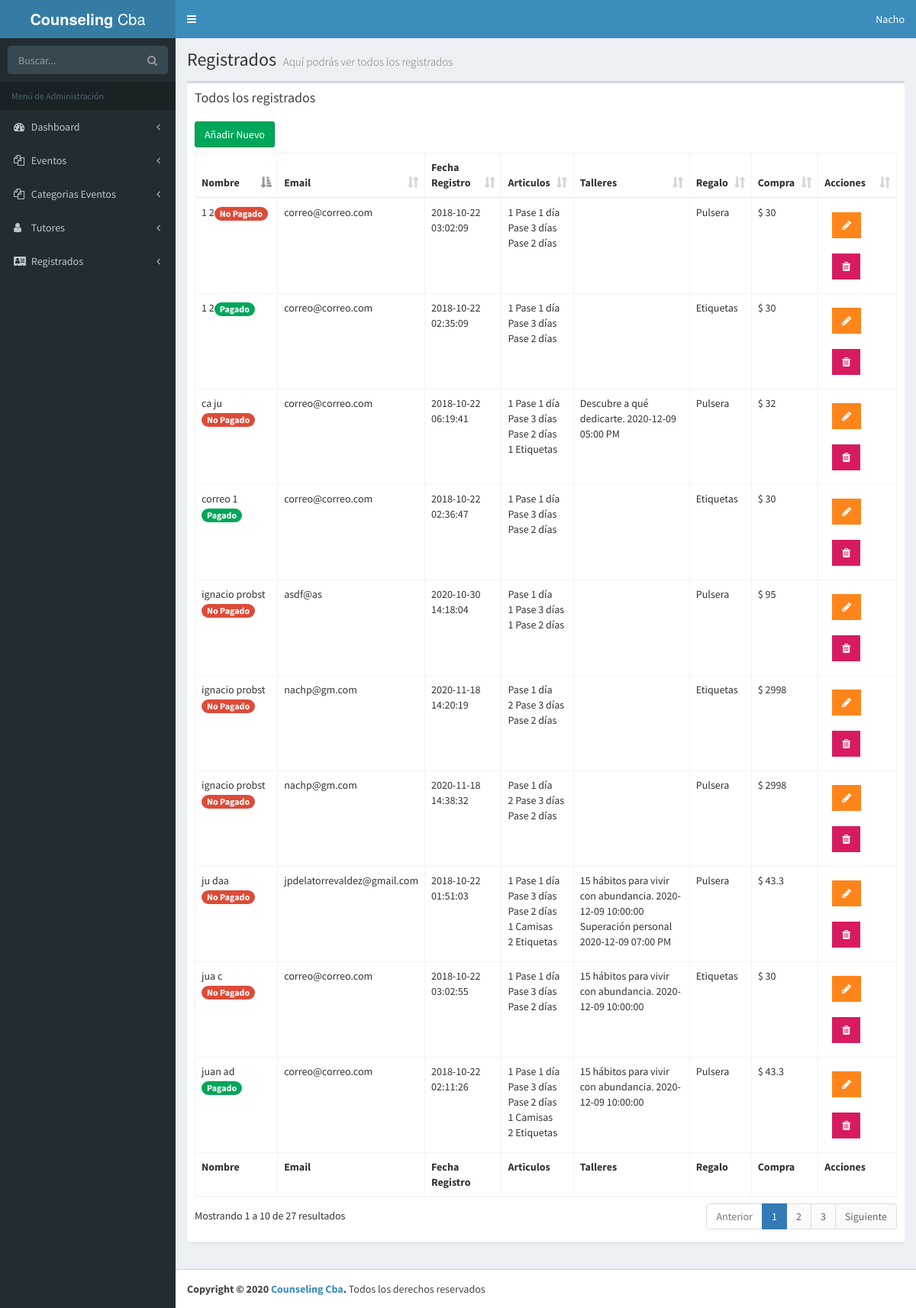
/admin/lista-registrados.php (signed in), run on the app's committed database.
### tables this page shows
CREATE TABLE `registrados` (
  `ID_Registrado` bigint(20) UNSIGNED NOT NULL,
  `nombre_registrado` varchar(50) NOT NULL,
  `apellido_registrado` varchar(50) NOT NULL,
  `email_registrado` varchar(100) NOT NULL,
  `fecha_registro` datetime NOT NULL,
  `pases_articulos` longtext NOT NULL,
  `talleres_registrados` longtext NOT NULL,
  `regalo` int(11) NOT NULL,
  `total_pagado` varchar(50) NOT NULL,
  `pagado` int(1) NOT NULL
);

CREATE TABLE `eventos` (
  `evento_id` tinyint(10) NOT NULL,
  `nombre_evento` varchar(60) NOT NULL,
  `fecha_evento` date NOT NULL,
  `hora_evento` varchar(10) NOT NULL,
  `id_cat_evento` tinyint(10) NOT NULL,
  `id_inv` tinyint(4) NOT NULL,
  `clave` varchar(10) NOT NULL
);

CREATE TABLE `regalos` (
  `ID_regalo` int(11) NOT NULL,
  `nombre_regalo` varchar(50) NOT NULL
);

### admin/lista-registrados.php (the view, shortened to what this page needs)
<?php
include_once 'funciones/funciones.php';
include_once 'templates/header.php'; ?>
<body class="hold-transition skin-blue fixed sidebar-mini">
<div class="wrapper">
    <?php include_once 'templates/barra.php'; ?>
    <?php include_once 'templates/navegacion.php'; ?>
  <div class="content-wrapper">
    <section class="content-header">
      <h1>
        Registrados
        <small>Aquí podrás ver todos los registrados</small>
      </h1>
    </section>
    <section class="content">
    <div class="row">
      <div class="col-xs-12">
        <div class="box">
          <div class="box-header">
            <h3 class="box-title">Todos los registrados</h3>
          </div>
          <div class="box-body">
            <a href="nuevo-registrado.php" class="btn btn-success">Añadir Nuevo</a>
            <table id="registros" class="table table-bordered table-hover">
                <thead>
                        <tr>
                            <th>Nombre</th>
                            <th>Email</th>
                            <th>Fecha Registro</th>
                            <th>Articulos</th>
                            <th>Talleres</th>
                            <th>Regalo</th>
                            <th>Compra</th>
                            <th>Acciones</th>
                        </tr>
                </thead>
                <tbody>
                <?php
                  try {
                    $sql = "SELECT registrados.*, regalos.nombre_regalo FROM registrados ";
                    $sql .= "  JOIN regalos ";
                    $sql .= " ON registrados.regalo = regalos.ID_regalo ";
                    $resultado = $conn->query($sql);
                  } catch (Exception $e) {
                    $error = $e->getMessage();
                  }
                 while( $registrado = $resultado->fetch_assoc() ) { ?>
                    <tr>
                            <td>
                                <?php echo $registrado['nombre_registrado'] . " " . $registrado['apellido_registrado'];
                                      $pagado = $registrado['pagado'];
                                      if($pagado):
                                           echo '<span class="badge bg-green">Pagado</span>';
                                      else:
                                            echo '<span class="badge bg-red">No Pagado</span>';
                                      endif;
                                ?>
                            </td>
                            <td><?php echo $registrado['email_registrado']; ?></td>
                            <td><?php echo $registrado['fecha_registro']; ?></td>
                            <td>
                                <?php
                                    $articulos = json_decode($registrado['pases_articulos'], true);
                                    $arreglo_articulos = array(
                                        'un_dia' => 'Pase 1 día',
                                        'pase_2dias' => 'Pase 2 días',
                                        'pase_completo' => 'Pase 3 días',
                                        'camisas' => 'Camisas',
                                        'etiquetas' => 'Etiquetas'
                                    );
                                    foreach($articulos as $llave => $articulo) {
                                       if(array_key_exists('cantidad', $articulo)) {
                                         echo $articulo['cantidad'] . " " .  $arreglo_articulos[$llave] . "<br>";
                                       } else {
                                        echo $articulo . " " .  $arreglo_articulos[$llave] . "<br>";
                                       }
                                    }
                                ?>
                            </td>
                            <td>
                                <?php
                                    $eventos_resultado = $registrado['talleres_registrados'];
                                    $talleres = json_decode( $eventos_resultado, true);
                                    $talleres = implode("', '", $talleres['eventos']);
                                    $sql_talleres = "SELECT nombre_evento, fecha_evento, hora_evento FROM eventos WHERE evento_id IN  ('$talleres') OR clave IN ('$talleres')  " ;
                                    $resultado_talleres =  $conn->query($sql_talleres);
                                    while($eventos = $resultado_talleres->fetch_assoc()){
                                          echo $eventos['nombre_evento'] . " " . $eventos['fecha_evento'] . " " . $eventos['hora_evento'] . "<br>";
                                    }
                                ?>
                            </td>
                            <td><?php echo $registrado['nombre_regalo']; ?></td>
                            <td>$ <?php echo $registrado['total_pagado']; ?></td>
                            <td>
                                <a href="editar-registrado.php?id=<?php echo $registrado['ID_Registrado']; ?>" type="button" class="btn bg-orange btn-flat margin"> <i class="fa fa-pencil" aria-hidden="true"></i></a>
                                <a href="#" data-id="<?php echo $registrado['ID_Registrado']; ?>" data-tipo="registrado" type="button" class="btn bg-maroon btn-flat margin borrar_registro"><i class="fa fa-trash" aria-hidden="true"></i></a>
                            </td>
                    </tr>
                <?php } ?>
                </tbody>
                <tfoot>
                    <tr>
                    <th>Nombre</th>
                    <th>Email</th>
                    <th>Fecha Registro</th>
                    <th>Articulos</th>
                    <th>Talleres</th>
                    <th>Regalo</th>
                    <th>Compra</th>
                    <th>Acciones</th>
                    </tr>
                </tfoot>
            </table>
          </div>
        </div>
      </div>
    </div>
  </section>
  </div>
<?php
  include_once 'templates/footer.php';
  include_once 'templates/footer-scripts.php';
?>

### data on the page
registrados: nombre_registrado "ju", apellido_registrado "daa", pagado "No Pagado", email_registrado "jpdelatorrevaldez@gmail.com", fecha_registro "2018-10-22 01:51:03", cantidad "1", llave "Pase 1 día", llave "Pase 3 días", llave "Pase 2 días", pases_articulos "1", llave "Camisas", pases_articulos "2", llave "Etiquetas", regalo.nombre_regalo "Pulsera", total_pagado "43.3"
eventos: nombre_evento "15 hábitos para vivir con abundancia.", fecha_evento "2020-12-09", hora_evento "10:00:00"
eventos: nombre_evento "Superación personal", fecha_evento "2020-12-09", hora_evento "07:00 PM"
registrados: nombre_registrado "juan", apellido_registrado "ad", pagado "Pagado", email_registrado "correo@correo.com", fecha_registro "2018-10-22 02:11:26", cantidad "1", llave "Pase 1 día", llave "Pase 3 días", llave "Pase 2 días", pases_articulos "1", llave "Camisas", pases_articulos "2", llave "Etiquetas", regalo.nombre_regalo "Pulsera", total_pagado "43.3"
registrados: nombre_registrado "1", apellido_registrado "2", pagado "Pagado", email_registrado "correo@correo.com", fecha_registro "2018-10-22 02:35:09", cantidad "1", llave "Pase 1 día", llave "Pase 3 días", llave "Pase 2 días", regalo.nombre_regalo "Etiquetas", total_pagado "30"
registrados: nombre_registrado "correo", apellido_registrado "1", pagado "Pagado", email_registrado "correo@correo.com", fecha_registro "2018-10-22 02:36:47", cantidad "1", llave "Pase 1 día", llave "Pase 3 días", llave "Pase 2 días", regalo.nombre_regalo "Etiquetas", total_pagado "30"
registrados: nombre_registrado "1", apellido_registrado "2", pagado "No Pagado", email_registrado "correo@correo.com", fecha_registro "2018-10-22 03:02:09", cantidad "1", llave "Pase 1 día", llave "Pase 3 días", llave "Pase 2 días", regalo.nombre_regalo "Pulsera", total_pagado "30"
registrados: nombre_registrado "jua", apellido_registrado "c", pagado "No Pagado", email_registrado "correo@correo.com", fecha_registro "2018-10-22 03:02:55", cantidad "1", llave "Pase 1 día", llave "Pase 3 días", llave "Pase 2 días", regalo.nombre_regalo "Etiquetas", total_pagado "30"
registrados: nombre_registrado "ca", apellido_registrado "ju", pagado "No Pagado", email_registrado "correo@correo.com", fecha_registro "2018-10-22 06:19:41", cantidad "1", llave "Pase 1 día", llave "Pase 3 días", llave "Pase 2 días", pases_articulos "1", llave "Etiquetas", regalo.nombre_regalo "Pulsera", total_pagado "32"
eventos: nombre_evento "Descubre a qué dedicarte.", fecha_evento "2020-12-09", hora_evento "05:00 PM"
registrados: nombre_registrado "ignacio", apellido_registrado "probst", pagado "No Pagado", email_registrado "asdf@as", fecha_registro "2020-10-30 14:18:04", llave "Pase 1 día", cantidad "1", llave "Pase 3 días", llave "Pase 2 días", regalo.nombre_regalo "Pulsera", total_pagado "95"
registrados: nombre_registrado "ignacio", apellido_registrado "probst", pagado "No Pagado", email_registrado "nachp@gm.com", fecha_registro "2020-11-18 14:20:19", llave "Pase 1 día", cantidad "2", llave "Pase 3 días", llave "Pase 2 días", regalo.nombre_regalo "Etiquetas", total_pagado "2998"
registrados: nombre_registrado "ignacio", apellido_registrado "probst", pagado "No Pagado", email_registrado "nachp@gm.com", fecha_registro "2020-11-18 14:38:32", llave "Pase 1 día", cantidad "2", llave "Pase 3 días", llave "Pase 2 días", regalo.nombre_regalo "Pulsera", total_pagado "2998"

### other printed values
$usuario "Nacho"
